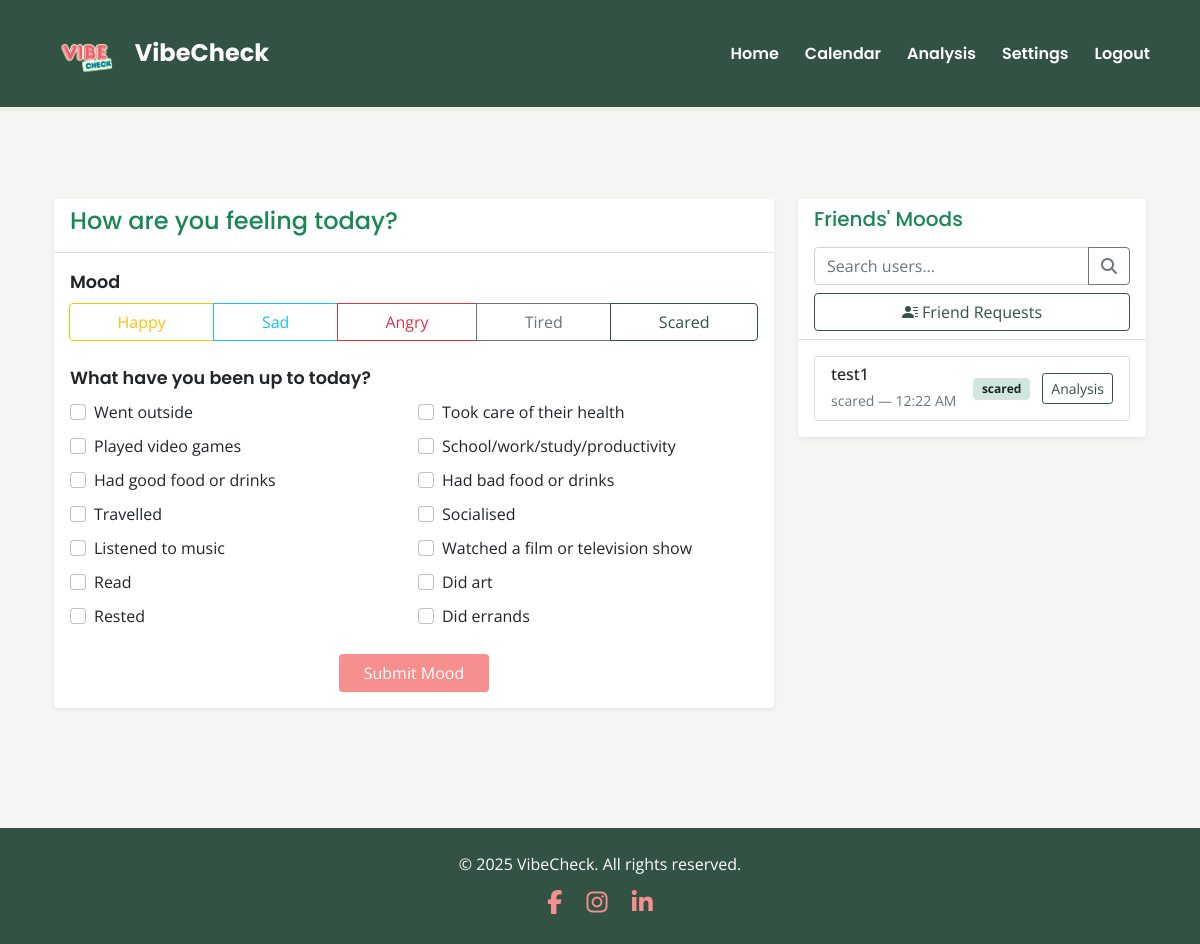
The page /home (signed in) on the database its author committed.
### app/models.py (models this page shows, shortened)
class User(UserMixin, db.Model):
    username = db.Column(db.String(30), primary_key=True)
    password = db.Column(db.String(100))
    privacy_setting = db.Column(db.String(20), default='friends')  # Can be 'public', 'friends', or 'private'
    moods = db.relationship('Mood', backref='user', lazy=True)
    friends = db.relationship(
        'User',
        secondary='friendships',
        primaryjoin=username==Friendship.user_id,
        secondaryjoin=username==Friendship.friend_id,
        backref='friend_of'
    )

class Mood(db.Model):
    id = db.Column(db.Integer, primary_key=True)
    mood = db.Column(db.String(50), nullable=False)
    reasons = db.Column(db.String(500), nullable=True)  # JSON string of selected reasons
    timestamp = db.Column(db.DateTime, nullable=False)
    user_id = db.Column(db.String(30), db.ForeignKey('user.username'), nullable=False)
    @staticmethod
    def get_all_reasons():
        return [
            "Went outside",
            "Took care of their health",
            "Played video games",
            "School/work/study/productivity",
            "Had good food or drinks",
            "Had bad food or drinks",
            "Travelled",
            "Socialised",
            "Listened to music",
            "Watched a film or television show",
            "Read",
            "Did art",
            "Rested",
            "Did errands"
        ]

### app/main.py (the view)
@bp.route('/home')
@login_required
def home():
    today = datetime.now().date()
    today_start = datetime.combine(today, datetime.min.time())
    today_end = datetime.combine(today, datetime.max.time())
    today_mood = Mood.query.filter(
        Mood.user_id == current_user.username,
        Mood.timestamp >= today_start,
        Mood.timestamp <= today_end
    ).first()
    friends = []
    for friend in current_user.friends:
        friend_mood = Mood.query.filter(
            Mood.user_id == friend.username,
            Mood.timestamp >= today_start,
            Mood.timestamp <= today_end
        ).first()
        friends.append({
            'username': friend.username,
            'today_mood': friend_mood
        })
    return render_template('home.html',
                         today_mood=today_mood,
                         friends=friends,
                         reasons=Mood.get_all_reasons(),
                         user_id=current_user.username)

### app/__init__.py (called while the page is built)
def create_app(config_class=Config):
    app = Flask(__name__)
    app.config.from_object(config_class)
    if csrf_available:
        csrf = CSRFProtect(app)  # moved here to use app context directly
    db.init_app(app)
    login_manager.init_app(app)
    from app.auth import bp as auth_bp
    app.register_blueprint(auth_bp)
    from app.main import bp as main_bp
    app.register_blueprint(main_bp)
    os.makedirs(os.path.join(os.path.dirname(os.path.dirname(__file__)), 'instance'), exist_ok=True)
    from app.models import User, Mood, Friendship
    @login_manager.user_loader
    def load_user(id):
        return User.query.get(str(id))
    return app

### app/templates/home.html (shortened to what this page needs)
{% extends "base.html" %}
{% block head %}
<link rel="stylesheet" href="{{ url_for('static', filename='css/home.css') }}">
{% endblock %}
{% block content %}
<div class="container my-5">
  <div class="row">
    <div class="col-lg-8 mb-4">
      <div class="card shadow-sm border-0">
        <div class="card-header bg-white">
          <h4 class="text-success" style="font-family: 'Poppins', sans-serif;">How are you feeling today?</h4>
        </div>
        <div class="card-body">
          <form id="moodForm">
            <div class="mb-4">
              <label class="form-label fw-semibold text-dark mood-label">Mood</label>
              <div class="btn-group w-100" role="group">
                {% set moods = [('happy', 'warning'), ('sad', 'info'), ('angry', 'danger'), ('tired', 'secondary'), ('scared', 'success')] %}
                {% for mood, color in moods %}
                <label class="btn btn-outline-{{ color }}" for="{{ mood }}">{{ mood.capitalize() }}</label>
                {% endfor %}
              </div>
            </div>
            <div class="mb-4">
              <label class="form-label fw-semibold text-dark reason-label">What have you been up to today?</label>
              <div class="row g-2 activity-checkboxes">
                {% for reason in reasons %}
                <div class="col-sm-6">
                  <div class="form-check">
                    <input class="form-check-input" type="checkbox" name="reasons" value="{{ reason }}" id="reason{{ loop.index }}">
                    <label class="form-check-label" for="reason{{ loop.index }}">{{ reason }}</label>
                  </div>
                </div>
                {% endfor %}
              </div>
            </div>
            <div class="text-center">
              <button type="submit" class="btn px-4" style="background-color: #F78F8F; color: white;">Submit Mood</button>
            </div>
          </form>
        </div>
      </div>
    </div>
    <div class="col-lg-4">
      <div class="card shadow-sm border-0">
        <div class="card-header bg-white d-flex flex-column align-items-start">
          <h5 class="text-success mb-3" style="font-family: 'Poppins', sans-serif;">Friends' Moods</h5>
          <div class="input-group mb-2">
            <input type="text" id="userSearch" class="form-control" placeholder="Search users...">
            <button class="btn btn-outline-secondary" type="button" id="searchButton"><i class="fas fa-search"></i></button>
          </div>
          <button id="openFriendModal" class="btn btn-outline-success w-100" data-bs-toggle="modal" data-bs-target="#friendModal"><i class="bi bi-person-lines-fill"></i>
Friend Requests</button>
        </div>
        <div class="card-body">
          <div id="friendsList">
            {% if friends %}
              <div class="list-group">
                {% for friend in friends %}
                <div class="list-group-item">
                  <div class="d-flex justify-content-between align-items-center">
                    <div>
                      <h6 class="mb-1">
                        <a href="{{ url_for('main.calendar_view', user_id=friend.username) }}" class="text-decoration-none text-dark">{{ friend.username }}</a>
                      </h6>
                      {% if friend.today_mood %}
                      <small class="text-muted">{{ friend.today_mood.mood }} — {{ friend.today_mood.timestamp.strftime('%I:%M %p') }}</small>
                      {% else %}
                      <small class="text-muted">No mood recorded today</small>
                      {% endif %}
                    </div>
                    <div class="text-end">
                      {% if friend.today_mood %}
                      <span class="badge bg-{{ friend.today_mood.mood }}-subtle text-dark border">{{ friend.today_mood.mood }}</span>
                      {% endif %}
                      <a href="{{ url_for('main.analysis', user_id=friend.username) }}" class="btn btn-sm btn-outline-success ms-2">Analysis</a>
                    </div>
                  </div>
                </div>
                {% endfor %}
              </div>
            {% else %}
              <p class="text-muted">No friends added yet.</p>
            {% endif %}
          </div>
        </div>
      </div>
    </div>
  </div>
</div>
{% endblock %}

### app/static/css/base.css (style rules this page uses)
body { background-color: #F5F5F3; font-family: 'Open Sans', sans-serif; }

### app/static/css/home.css (style rules this page uses)
.bg-scared-subtle { background-color: #d1e7dd; color: #409242; }
.btn-outline-success { color: #325243; border-color: #325243; }
.mood-label, .reason-label { font-family: 'Poppins', sans-serif; font-size: 1.1rem; font-weight: 600; color: #325243; margin-bottom: 8px; }
#userSearch { border-top-right-radius: 0; border-bottom-right-radius: 0; }
#searchButton { border-top-left-radius: 0; border-bottom-left-radius: 0; }

### rows shown on the page
User: username "test1", today_mood.mood "scared", today_mood.timestamp "12:22 AM"

### other values the page prints
{{ mood.capitalize() }} "Happy" "Sad" "Angry" "Tired" "Scared"
{{ reason }} "Went outside" "Took care of their health" "Played video games" "School/work/study/productivity" "Had good food or drinks" "Had bad food or drinks" "Travelled" "Socialised" "Listened to music" "Watched a film or television show" "Read" "Did art" "Rested" "Did errands"
